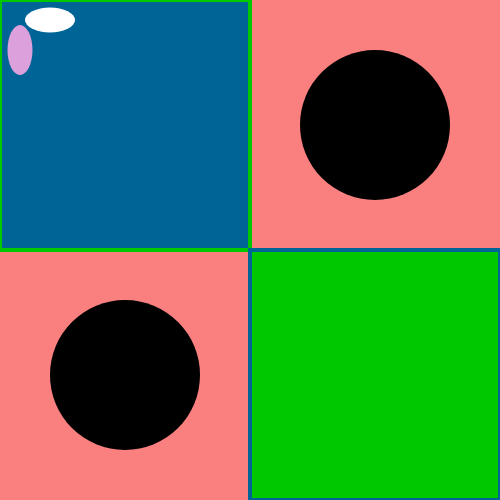
Frame 1 (no input)
Frame 60 (no input): identical to frame 1, image omitted
Frame 120 (the mouse pressed at the canvas centre since frame 60): identical to frame 1, image omitted

The p5.js sketch that drew this single still picture (run headless with seeded random() and noise() and a simulated clock; from frame 60 on, the mouse is pressed at the canvas centre):

// p5.js sketch
// ── sketch.js
/* 
  Basic Colors Sketch
  */
function setup() {
   createCanvas(500,500)
}

function draw() {
  background(250,128,128); // the background() function assigns a color to the background. In this example I am using RGB values.
  // Creating a quad in the upper left half of the canvas
stroke(0,200,0); // the stroke() function assigns a color to the outline
strokeWeight(4); // the strokeWeight() function allows for a thicker line
fill(0,100,150); // the fill() function fills the shape with the color assigned
quad(0,0,0,250,250,250,250,0); // the quad function creates a four sided shape according to the coordinates listed, connecting the points counter clockwise

// Creating a quad in the bottom right half of the canvas
stroke(0,100,150); // assigns ouline color. In this example I used the color used to fill in the previous quad 
fill(0,200,0); // using this function to fill in the color for the quad
quad(250,250,250,500,500,500,500,250); // using this function to create a quad in the bottom right corner

noStroke(); // the noStroke() function creates the shape without an outline
c = color(220, 160, 220, 255); // using the c = color function to assign RGB values to the first shape, and an alpha 'alternate color' (grayscale)
fill(c); // this function will fill in shape with RGB values (220,160,220) - assigned in previous line
ellipse(20, 50, 25, 50); // using this function to create an ellipse at the x=20, y=50 location, and sizing shape 25 wide and 50 tall
value = alpha(c); // this line is assigning "value" to the alpha c we included in color (line 22)
fill(value); // this line will fill the next figure according to the color of alpha (in this example it is 255/white)
ellipse(50, 20, 50, 25); // this creates an ellipse at x=50, y=20, and sized 50 (wide) by 25 (length)

fill(0); // this function will fill the next shapes (grayscale 0/black)
ellipse(375,125,150,150); // this function creates a circle the first set of numbers designates location, the second set will create the size.
ellipse(125,375,150,150); // using this function to create a circle in the bottom left quadrant.
}
